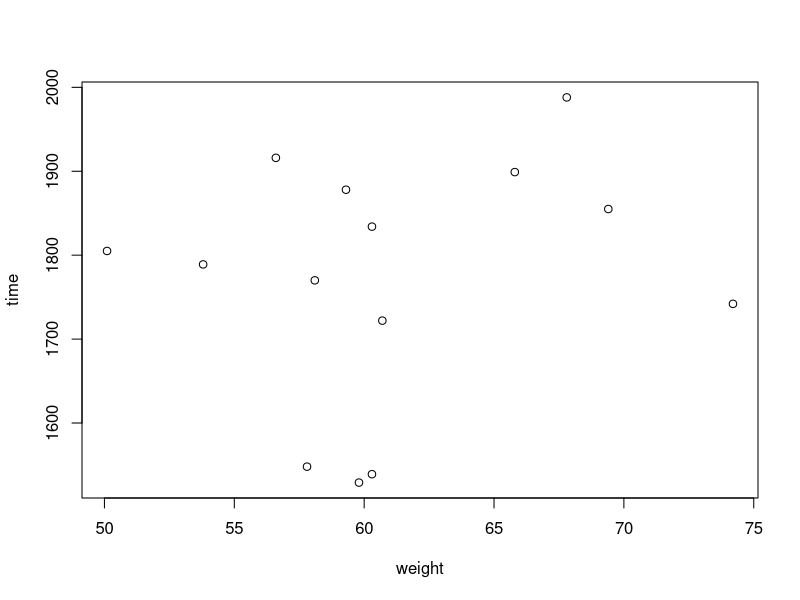

The R source for this figure:
# Random Participant ID

ID <- sample(100:999,14)

# average timemile speed 9-10 minutes, makes around 30 min for a 5k
mean_5k_time <- 30*60

# average human weight according to this: 
# https://www.livescience.com/36470-human-population-weight.html
mean_weight <- 62 


# 1.4 s/mile/extra pound according to
# https://www.runnersworld.com/nutrition-weight-loss/a20856066/how-much-does-an-extra-pound-slow-you-down/
# 3 miles in a 5k, 2 pounds in a kilo (-ish) 
k = 1.4*3*2

# time <- k*weight + d
# time - k*weight = d

# average person
d <- mean_5k_time - k*mean_weight

# 14 random weights, assume standard deviation of 8kg
weight <- rnorm(14,mean_weight, 8)
weight <- round(weight,1)


time_theoretical <- k*weight + d

# noise with 2 min standard deviation
noise <- rnorm(14,0,120)

time <- time_theoretical + noise

time <- round(time)

plot(weight,time)

runners <- data.frame(ID, weight, time)


 